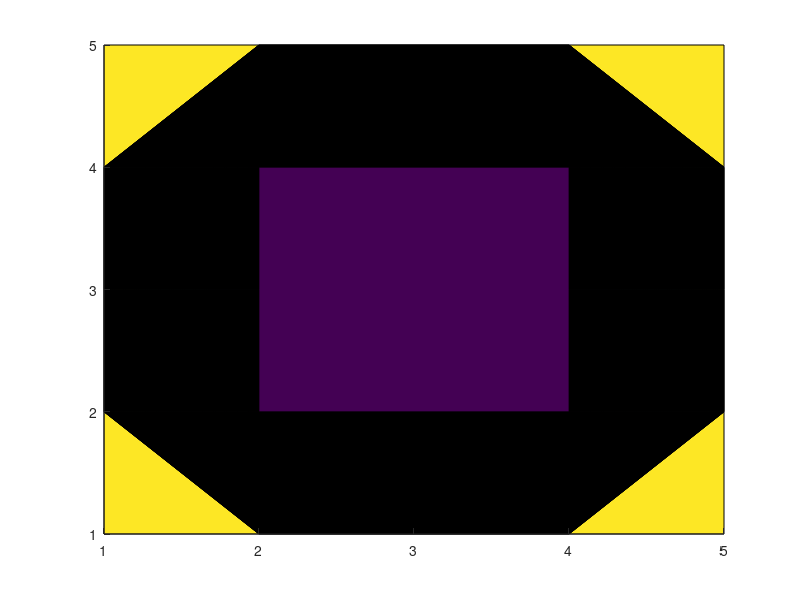

This chart was generated by the following MATLAB code: (Note: this script raises an error after producing the figure.)
%CASE STUDY on 2-D Unsteady Heat Conduction in Square Copper Plate.
clear all
clc

%% Defining the Variables 
L = input('L = ') ; %Length of Plate 
n = input('n = '); %Nodes
dx = input('dx = ');%L/(n-1); %Grid spacing in x    %Assuming that our plate is square.
dt = input('dt = ');
x = linspace(0,L,n); %Grid points in x
y = linspace(0,L,n); %Grid points in y 
alpha = 113/1000000; %Thermal Diffusivity of Copper

%% Maximum Time to be Iterated
T_max = input('T_max = ');

%% Initial Temperature Matrix Values
T = zeros(n,n);

%% Boundary Conditions
T(:,1) = input(' Left Side Node Temp Value = ');
T(:,n) = input(' Right Side Node Temp Value = ');
T(1,:) = input(' Upper Side Node Temp Value = ');
T(n,:) = input(' Bottom Side Node Temp Value = ');

%% Y;X;Time Looping 
for t = 0:T_max
  for i = 2:n-1
      for j = 2:n-1
    T_w = T(i-1,j);
    T_p = T(i,j);
    T_e = T(i+1,j);
    T_n = T(i,j-1);
    T_s = T(i,j+1);
    T(i,j) = T_p+(alpha*dt/(dx^2))*(T_e-4*T_p+T_w+T_s+T_n);   
      end     
  end
end

%% Plotting
contourf(T,1000,'edgecolor','none')
colormap jet
colorbar
xlabel('Distance in X')
ylabel('Distance in Y')
title('Temperature Profile of a Square Plate')